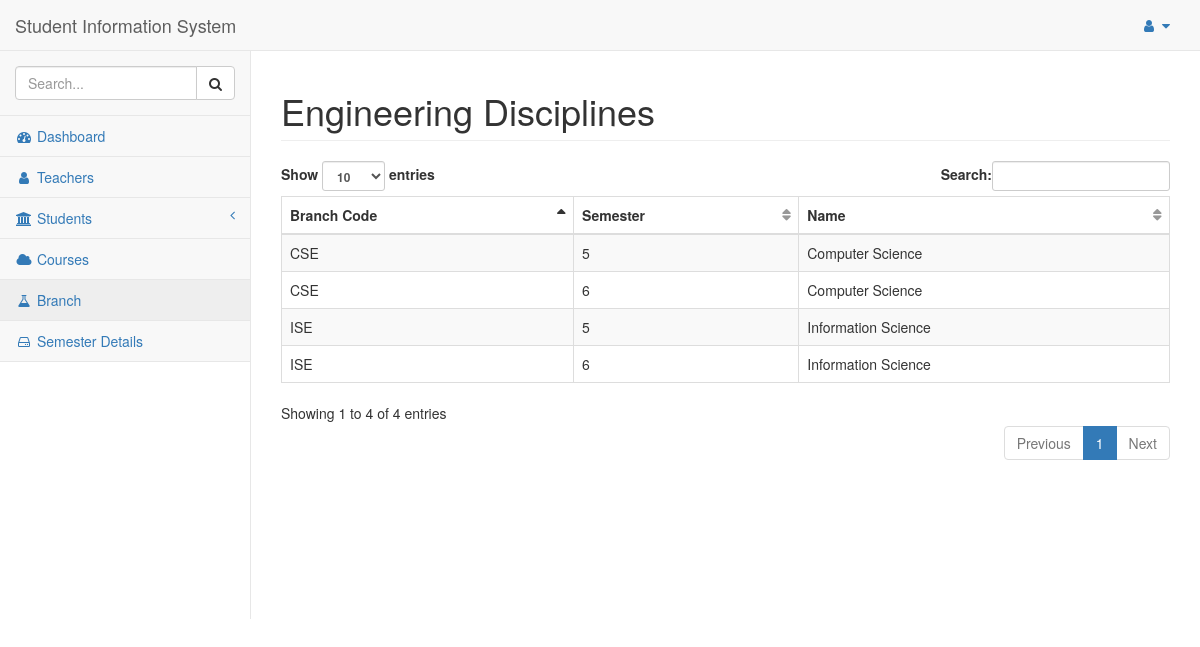
Page /branch (signed in) on the committed database.
### tables this page shows
CREATE TABLE `Branch`
(
 `branch_code` text NOT NULL ,
 `semester`    integer NOT NULL,
 `branch_name`  NOT NULL ,
PRIMARY KEY (`branch_code`, `semester`)
);

### flaskapp.py (the view)
@app.route("/branch")
def branch():
    global ID
    if not session.get('logged_in'):
        return login()
    else:
        entry_list = query_db("SELECT * FROM Branch", [])
        return render_template("branch.html", id=ID,
                               entry_list=entry_list)

### flaskapp.py (called while the page is built)
def get_db():
    db = getattr(g, '_database', None)
    if db is None:
        db = g._database = sqlite3.connect(DATABASE)
        db.create_function('avg', 3, average)
        db.row_factory = sqlite3.Row
    return db

def query_db(query: object, args: object,
             one: object = False) -> object:
    cur = get_db().execute(query, args)
    rv = cur.fetchall()
    cur.close()
    return (rv[0] if rv else None) if one else rv

@app.teardown_appcontext
def close_connection(exception):
    db = getattr(g, '_database', None)
    if db is not None:
        db.close()

### templates/branch.html
{% extends "base.html" %}
{% block title %}Engineering Disciplines{% endblock %}
{% block content %}
<table class="table table-striped table-bordered table-hover dataTables no-footer dtr-inline collapsed" style="width: 100%;" id="dataTables">
  <thead>
    <tr>
      <th scope="col">Branch Code</th>
      <th scope="col">Semester</th>
      <th scope="col">Name</th>
    </tr>
  </thead>
  {% for entry in entry_list: %}
  <tr>
    <td>{{ entry['branch_code'] }}</td>
    <td>{{ entry['semester'] }}</td>
    <td>{{ entry['branch_name'] }}</td>
  </tr>
  {% endfor %}
</table>
{% endblock content %}

### rows in the picture
Branch: branch_code "CSE", semester "5", branch_name "Computer Science"
Branch: branch_code "CSE", semester "6", branch_name "Computer Science"
Branch: branch_code "ISE", semester "5", branch_name "Information Science"
Branch: branch_code "ISE", semester "6", branch_name "Information Science"
